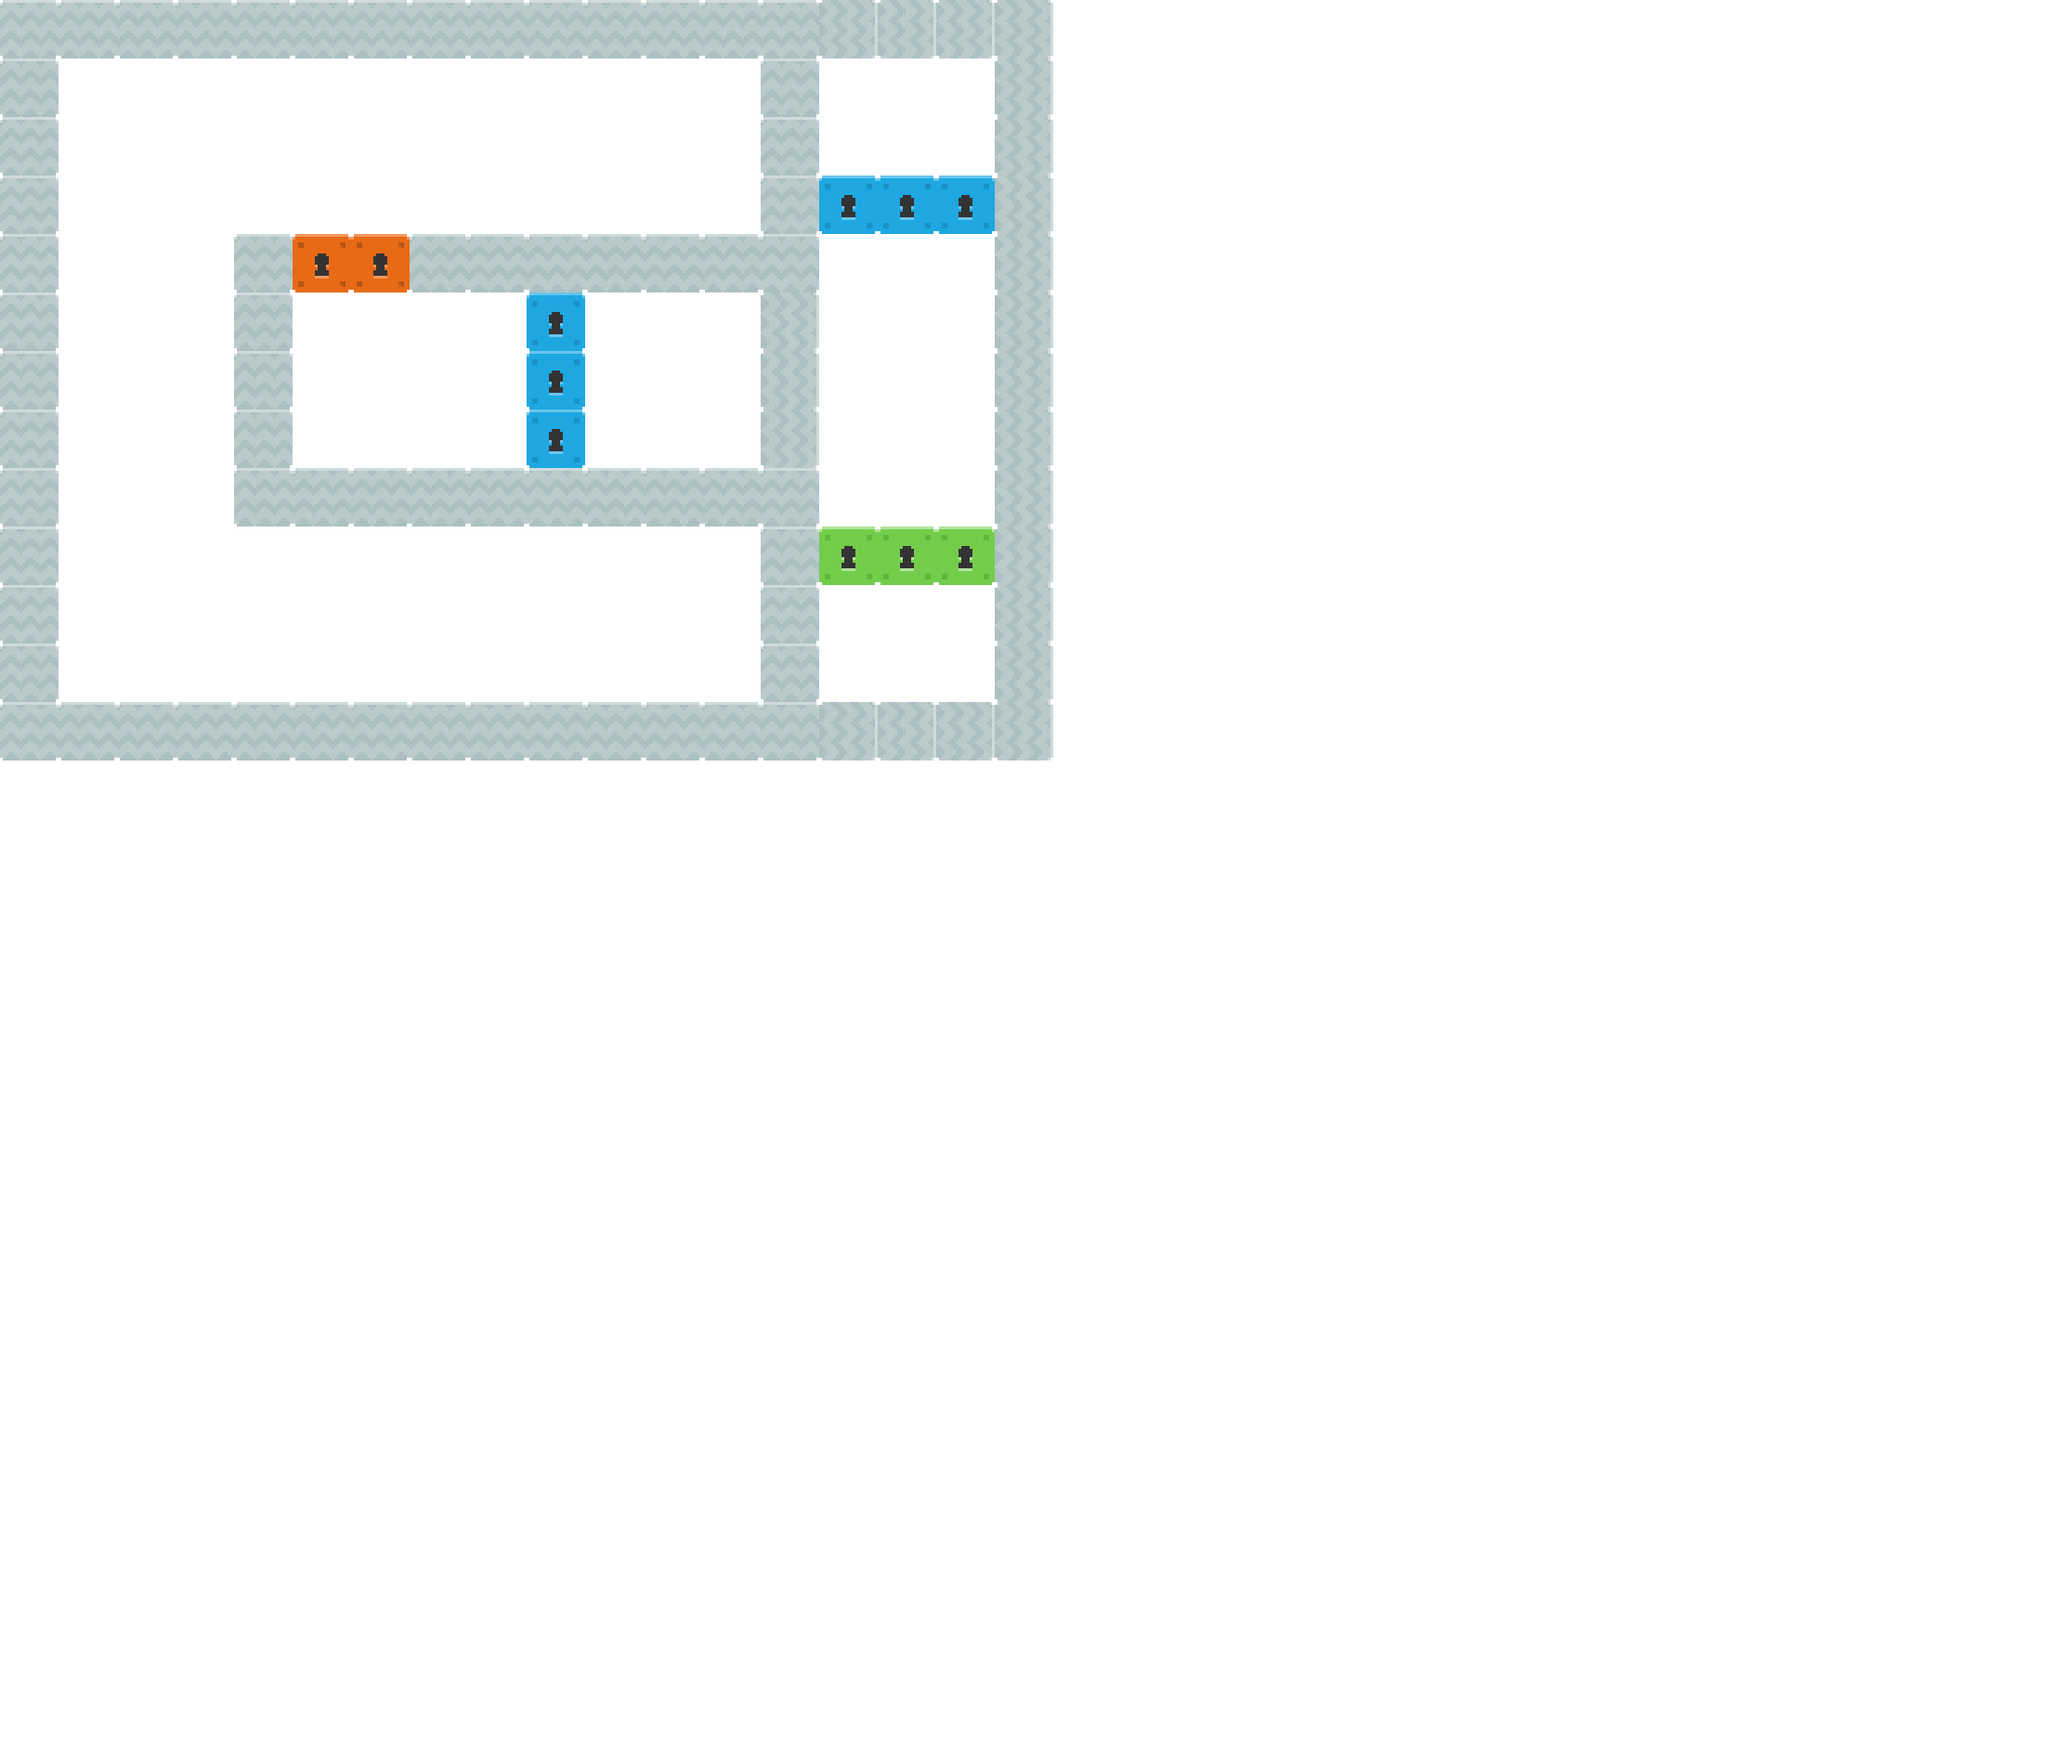

A level layout from a 2D game, rendered from its tile map. Below: a short description, then the map file with tile-grid data replaced by summaries:
An orthogonal 35x30 tile map with 63x63 px tiles, 1 tile layer (World) and 18 objects (8x ladder, 3x spawn, 3x exit, 3x button, crate).

<map version="1.2" tiledversion="1.3.4" orientation="orthogonal" renderorder="right-down" width="35" height="30" tilewidth="63" tileheight="63" infinite="0" backgroundcolor="#ffffff" nextlayerid="8" nextobjectid="117">
 <editorsettings>
  <export target="map5.json" format="json" />
 </editorsettings>
 <tileset firstgid="1" name="tilemap" tilewidth="63" tileheight="63" tilecount="900" columns="30">
  <image source="../images/tilemap.png" width="1890" height="1890" />
 </tileset>
 <objectgroup id="7" name="Objects">
  <object id="53" name="red" type="spawn" x="693" y="693">
   <point />
  </object>
  <object id="54" name="green" type="spawn" x="504" y="425.25">
   <point />
  </object>
  <object id="55" name="blue" type="spawn" x="945" y="126">
   <point />
  </object>
  <object id="100" type="exit" gid="169" x="693" y="252" width="63" height="63" />
  <object id="101" type="exit" gid="169" x="693" y="504" width="63" height="63" />
  <object id="102" type="exit" gid="169" x="945" y="756" width="63" height="63" />
  <object id="103" type="button" gid="105" x="441" y="252" width="63" height="63" />
  <object id="105" type="button" gid="106" x="345" y="504" width="63" height="63" />
  <object id="107" type="crate" gid="282" x="346.5" y="252" width="63" height="63" />
  <object id="108" type="ladder" gid="103" x="189" y="315" width="63" height="63" />
  <object id="109" type="ladder" gid="103" x="189" y="378" width="63" height="63" />
  <object id="110" type="ladder" gid="103" x="189" y="441" width="63" height="63" />
  <object id="111" type="ladder" gid="103" x="189" y="504" width="63" height="63" />
  <object id="112" type="ladder" gid="103" x="189" y="567" width="63" height="63" />
  <object id="113" type="ladder" gid="103" x="189" y="630" width="63" height="63" />
  <object id="114" type="ladder" gid="103" x="189" y="693" width="63" height="63" />
  <object id="115" type="ladder" gid="103" x="189" y="756" width="63" height="63" />
  <object id="116" type="button" gid="76" x="630" y="504" width="63" height="63" />
 </objectgroup>
 <layer id="1" name="World" width="35" height="30">
  <data>[1050 cells, 99 non-empty, 4 distinct tile ids]</data>
 </layer>
</map>